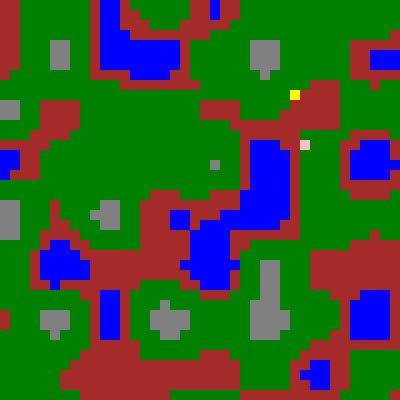
Frame 1 (no input)
Frame 60 (no input): identical to frame 1, image omitted
Frame 120 (the mouse pressed at the canvas centre since frame 60): identical to frame 1, image omitted

The p5.js sketch that drew this single still picture (run headless with seeded random() and noise() and a simulated clock; from frame 60 on, the mouse is pressed at the canvas centre):

// p5.js sketch
// ── sketch.js
let frontier = [];
let playerX;
let playerY;
let foodX;
let foodY;

let search = 0; //Variável de escolha do tipo de busca
let buttonPressedFlag = false; //flag que sinaliza se uma busca já foi escolhida

let greedyBFSStructure = null;

function setup() {
  createCanvas(400, 400);
  map = new MAP();
  
  noiseDetail(2, 0.1);
  
  map.grid();
  
  [playerX,playerY] = map.setPlayer();
  [foodX, foodY] = map.setFood();

  let greedySearch = createButton('Busca Gulosa'); //criação do botão para escolha da busca gulosa
  greedySearch.mousePressed(buttonPressed);
  let BFSButton = createButton('BFS'); //criação do botão para escolha da busca BFS
  BFSButton.mousePressed(buttonPressed);
  
  map.node();
  map.adjMatrix();
}

function draw() {
  if(search === 3) {
    greedyBFS();
  }
  map.show();
}

function greedyBFS(){
  // console.log(search);
  if (greedyBFSStructure === null) {
    map.visited(playerX, playerY);  
    greedyBFSStructure = {
      current: {x: playerX, y: playerY, cost: 0},
      queue: [{x: playerX, y: playerY, cost: 0}],
      path: []
    }

  } else {
    if(greedyBFSStructure.queue.length > 0){
      greedyBFSStructure.queue.sort((a, b) => a.cost - b.cost);
      greedyBFSStructure.current = greedyBFSStructure.queue.pop();
      greedyBFSStructure.path.push({...greedyBFSStructure.current});
      
      let current = greedyBFSStructure.current;
      console.log(current);

      let xLeft = current.x - 1;
      let xRight = current.x + 1;
      let yUp = current.x - 1;
      let yDown = current.x + 1;

      if(xLeft > 0){
        console.log(xLeft);
        if (map.matrix[xLeft][current.y][0] == "unvisited"){
          console.log(map.matrix[xLeft][current.y][0]);
        }
      }
    }
  }

}

function buttonPressed() {
  if(!buttonPressedFlag){
    if (this.elt.innerText == 'Busca Gulosa'){
      search = 3;
    }
    buttonPressedFlag = true;
  }
}
// ── map.js
class MAP{
  
  constructor(){
    this.tileSize = 10; 
    this.width = int(width/this.tileSize);
    this.height = int(height/this.tileSize);
    this.array = []
    this.noiseScale = 0.19;
    this.nodes = [];
    this.matrix = [];
    this.frontier = [];
    
  }
  
  grid(){
    for(let i = 0; i < this.width; i++){
      this.array[i] = [];
      for(let j = 0; j < this.height; j++){
        this.array[i][j] = [];
        this.array[i][j][0] = noise(i*this.noiseScale,j*this.noiseScale);
        this.array[i][j][1] = "unvisited";
      }
    }
  }
  
  setPlayer(){
    let i = int(random(0,this.width + 1));
    let j = int(random(0,this.height) + 1);
    let flag = true;
    let weight;
    
    while(flag){
      weight = this.array[i][j][0];
      if(weight < 0.1){
        i = int(random(0,this.width));
        j = int(random(0,this.height));
      }else{
        flag = false;
      }
    }
    this.array[i][j][1] = "player";

    return [i,j];
  }
  
  setFood(){
    let i = int(random(0,this.width + 1));
    let j = int(random(0,this.height) + 1);
    let flag = true;
    
    while(flag){
      if(this.array[i][j][0] < 0.1 && this.array[i][j][1] == "player"){
        i = int(random(0,this.width));
        j = int(random(0,this.height));
      }else{
        flag = false;
      }
    }
    this.array[i][j][1] = "food";

    return [i,j];
  }
  
  node(){
    
    for(let i = 0; i < this.width; i++){
      for(let j = 0; j < this.height; j++){
        
        append(this.nodes,[i,j]);
        }
    
      }
    //print(this.nodes)
    }
  
  adjMatrix(){
    let node1 = [];
    let node2 = [];
    let distx = 99;
    let disty = 99;
    let k;
    let l;
    
    for(let i = 0; i < this.width * this.height; i++){
      this.matrix[i] = []
      for(let j = 0; j < this.width * this.height; j++){
        
        node1 = this.nodes[i];
        node2 = this.nodes[j];
        
        k = this.nodes[j][0];
        l = this.nodes[j][1];
        
        distx = abs(node1[0] - node2[0]);
        disty = abs(node1[1] - node2[1]);
      
      //First Case, the node is compare with itself
      // Set weight to 99, it cant get into a looop
       if(i == j){
         this.matrix[i][j] = 99;
        //Second case, the node is compared with a neighbour
       }else if((distx + disty) == 1){
         if(this.array[k][l][0] < 0.1){
            this.matrix[i][j] = 99;
            }else if(this.array[k][l][0] < 0.3){
            this.matrix[i][j] = 1;
            }else if(this.array[k][l][0] < 0.4){
            this.matrix[i][j] = 5;
            }else{
              this.matrix[i][j] = 10;
            }
         
         
       }else{
          this.matrix[i][j] = 100;
        }
        
      }
    }
    // print(this.matrix);
  }
  
  
  show(){
    for(let i = 0; i < this.width; i++){
      for(let j = 0; j < this.height; j++){
        if(this.array[i][j][1] == "player"){
          fill("yellow");
          noStroke();
          rect(i*this.tileSize, j*this.tileSize, this.tileSize, this.tileSize);
        }else if(this.array[i][j][1] == "food"){
          fill("pink");
          noStroke();
          rect(i*this.tileSize, j*this.tileSize, this.tileSize, this.tileSize);
        }else if(this.array[i][j][1] == "frontier"){
          fill("orange");
          noStroke();
          rect(i*this.tileSize, j*this.tileSize, this.tileSize, this.tileSize);
        }else if(this.array[i][j][1] == "visited"){
          fill("purple");
          noStroke();
          rect(i*this.tileSize, j*this.tileSize, this.tileSize, this.tileSize);
        }else if(this.array[i][j][0] < 0.1 && this.array[i][j][1] == "unvisited"){
          fill("gray");
          noStroke();
          rect(i*this.tileSize, j*this.tileSize, this.tileSize, this.tileSize);
        }else if(this.array[i][j][0] < 0.30 && this.array[i][j][1] == "unvisited"){
          fill("green");
          noStroke();
          rect(i*this.tileSize, j*this.tileSize, this.tileSize, this.tileSize);
        }else if(this.array[i][j][0] < 0.40 && this.array[i][j][1] == "unvisited"){
          fill("brown");
          noStroke();
          rect(i*this.tileSize, j*this.tileSize, this.tileSize, this.tileSize);
        }else if (this.array[i][j][0] > 0.4 && this.array[i][j][1] == "unvisited"){
          fill("blue");
          noStroke();
          rect(i*this.tileSize, j*this.tileSize, this.tileSize, this.tileSize);
        }

      }
    }
  }

  visited(x, y){
    if(this.array[x][y][1] != "player"){
      this.array[x][y][1] = "visited";
    }
  }
}


//rect(i*this.tileSize, j*this.tileSize, this.tileSize, this.tileSize);
